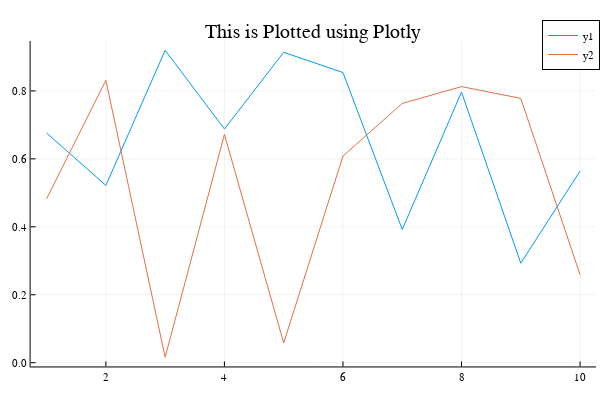

This figure's notebook cell:
### Code cell
x = 1:10; y = rand(10, 2) # 2 columns means two lines
plotly() # Set the backend to Plotly
# This plots into the web browser via Plotly
plot(x, y, title = "This is Plotted using Plotly")

### Figure 1 — Plotly figure (JSON) as saved in the notebook; plotly's stock layout.template omitted (floating-point values rounded to 4 significant figures)
{"data": [{"colorbar": {"title": ""}, "legendgroup": "y1", "line": {"color": "rgba(0, 154, 250, 1.000)", "dash": "solid", "shape": "linear", "width": 1}, "mode": "lines", "name": "y1", "showlegend": true, "type": "scatter", "x": [1, 2, 3, 4, 5, 6, 7, 8, 9, 10], "xaxis": "x", "y": [0.676, 0.5218, 0.9197, 0.6878, 0.9136, 0.854, 0.3921, 0.7966, 0.2928, 0.5641], "yaxis": "y", "zmax": null, "zmin": null}, {"colorbar": {"title": ""}, "legendgroup": "y2", "line": {"color": "rgba(227, 111, 71, 1.000)", "dash": "solid", "shape": "linear", "width": 1}, "mode": "lines", "name": "y2", "showlegend": true, "type": "scatter", "x": [1, 2, 3, 4, 5, 6, 7, 8, 9, 10], "xaxis": "x", "y": [0.4826, 0.8312, 0.01603, 0.6719, 0.05805, 0.6082, 0.7631, 0.8126, 0.778, 0.2589], "yaxis": "y", "zmax": null, "zmin": null}], "layout": {"annotations": [{"font": {"color": "rgba(0, 0, 0, 1.000)", "family": "sans-serif", "size": 20}, "rotation": 0, "showarrow": false, "text": "This is Plotted using Plotly", "x": 0.5222, "xanchor": "center", "xref": "paper", "y": 1, "yanchor": "top", "yref": "paper"}], "height": 400, "legend": {"bgcolor": "rgba(255, 255, 255, 1.000)", "bordercolor": "rgba(0, 0, 0, 1.000)", "borderwidth": 1, "font": {"color": "rgba(0, 0, 0, 1.000)", "family": "sans-serif", "size": 11}, "title": {"font": {"color": "rgba(0, 0, 0, 1.000)", "family": "sans-serif", "size": 15}, "text": ""}, "tracegroupgap": 0, "traceorder": "normal", "x": 1, "xanchor": "auto", "y": 1, "yanchor": "auto"}, "margin": {"b": 20, "l": 0, "r": 0, "t": 20}, "paper_bgcolor": "rgba(255, 255, 255, 1.000)", "plot_bgcolor": "rgba(255, 255, 255, 1.000)", "showlegend": true, "width": 600, "xaxis": {"anchor": "y", "domain": [0.05101, 0.9934], "gridcolor": "rgba(0, 0, 0, 0.100)", "gridwidth": 0.5, "linecolor": "rgba(0, 0, 0, 1.000)", "mirror": false, "range": [0.73, 10.27], "showgrid": true, "showline": true, "showticklabels": true, "tickangle": 0, "tickcolor": "rgb(0, 0, 0)", "tickfont": {"color": "rgba(0, 0, 0, 1.000)", "family": "sans-serif", "size": 11}, "tickmode": "array", "ticks": "inside", "ticktext": ["2", "4", "6", "8", "10"], "tickvals": [2, 4, 6, 8, 10], "title": "", "titlefont": {"color": "rgba(0, 0, 0, 1.000)", "family": "sans-serif", "size": 15}, "type": "-", "visible": true, "zeroline": false, "zerolinecolor": "rgba(0, 0, 0, 1.000)"}, "yaxis": {"anchor": "x", "domain": [0.03762, 0.9415], "gridcolor": "rgba(0, 0, 0, 0.100)", "gridwidth": 0.5, "linecolor": "rgba(0, 0, 0, 1.000)", "mirror": false, "range": [-0.01108, 0.9468], "showgrid": true, "showline": true, "showticklabels": true, "tickangle": 0, "tickcolor": "rgb(0, 0, 0)", "tickfont": {"color": "rgba(0, 0, 0, 1.000)", "family": "sans-serif", "size": 11}, "tickmode": "array", "ticks": "inside", "ticktext": ["0.0", "0.2", "0.4", "0.6", "0.8"], "tickvals": [0, 0.2, 0.4, 0.6, 0.8], "title": "", "titlefont": {"color": "rgba(0, 0, 0, 1.000)", "family": "sans-serif", "size": 15}, "type": "-", "visible": true, "zeroline": false, "zerolinecolor": "rgba(0, 0, 0, 1.000)"}}}
